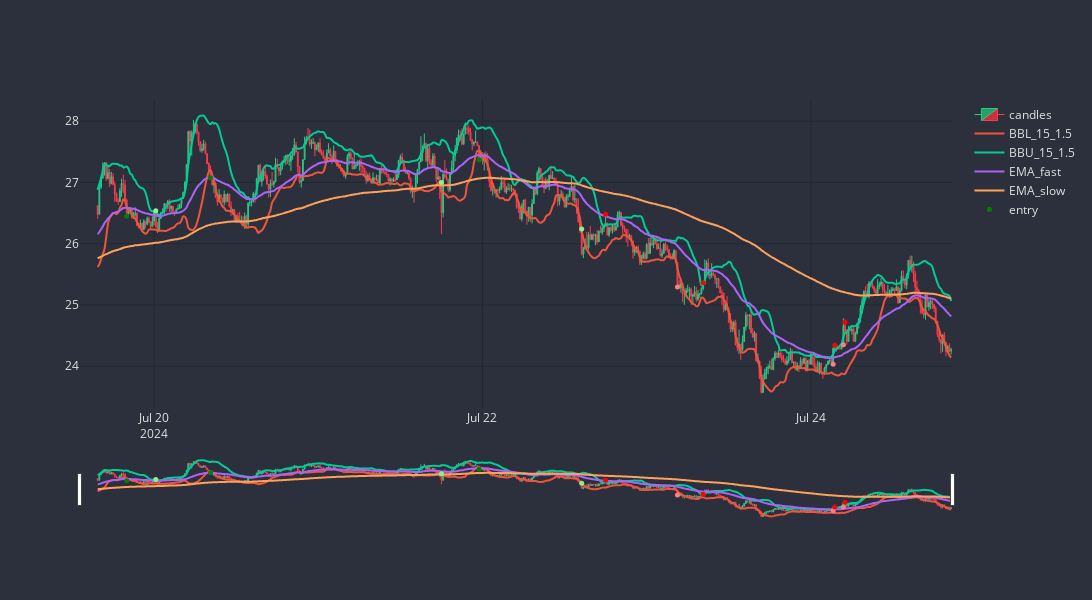

The notebook cell this image was saved under:
### Code cell
strat.plot(win=600)

### Figure 1 — Plotly figure (JSON) as saved in the notebook; plotly's stock layout.template omitted (floating-point values rounded to 4 significant figures; data arrays with more than 128 entries replaced by an {"elided": "..."} marker saying what was removed)
{"data": [{"close": {"elided": "500 float values"}, "decreasing": {"fillcolor": "#CC2E3C", "line": {"color": "#FF3A4C"}}, "high": {"elided": "500 float values"}, "increasing": {"fillcolor": "#24A06B", "line": {"color": "#2EC886"}}, "line": {"width": 1}, "low": {"elided": "500 float values"}, "name": "candles", "opacity": 1, "open": {"elided": "500 float values"}, "type": "candlestick", "x": {"elided": "500 str values"}}, {"line": {"shape": "spline", "width": 2}, "name": "BBL_15_1.5", "type": "scatter", "x": {"elided": "500 str values"}, "y": {"elided": "500 float values"}}, {"line": {"shape": "spline", "width": 2}, "name": "BBU_15_1.5", "type": "scatter", "x": {"elided": "500 str values"}, "y": {"elided": "500 float values"}}, {"line": {"shape": "spline", "width": 2}, "name": "EMA_fast", "type": "scatter", "x": {"elided": "500 str values"}, "y": {"elided": "500 float values"}}, {"line": {"shape": "spline", "width": 2}, "name": "EMA_slow", "type": "scatter", "x": {"elided": "500 str values"}, "y": {"elided": "500 float values"}}, {"marker": {"color": ["green", "#90EE90", "green", "#90EE90", "green", "#90EE90", "red", "#FF7F7F", "red", "#FF7F7F", "red", "#FF7F7F", "red"], "size": 5}, "mode": "markers", "name": "entry", "type": "scatter", "x": ["2024-07-19T20:00:00", "2024-07-20T00:15:00", "2024-07-20T08:15:00", "2024-07-21T18:00:00", "2024-07-21T23:30:00", "2024-07-22T14:30:00", "2024-07-22T18:00:00", "2024-07-23T04:30:00", "2024-07-23T08:15:00", "2024-07-24T03:15:00", "2024-07-24T03:30:00", "2024-07-24T04:45:00", "2024-07-24T05:00:00"], "y": [26.45, 26.54, 27.08, 27.0, 27.37, 26.24, 26.48, 25.29, 25.36, 24.03, 24.34, 24.35, 24.72]}], "layout": {"font": {"color": "#E1E1E1", "size": 12}, "height": 600, "paper_bgcolor": "#2C303C", "plot_bgcolor": "#2C303C", "width": 1200, "xaxis": {"gridcolor": "#1F292F", "nticks": 5, "rangeslider": {"visible": true}, "type": "date"}, "yaxis": {"gridcolor": "#1F292F"}}}
